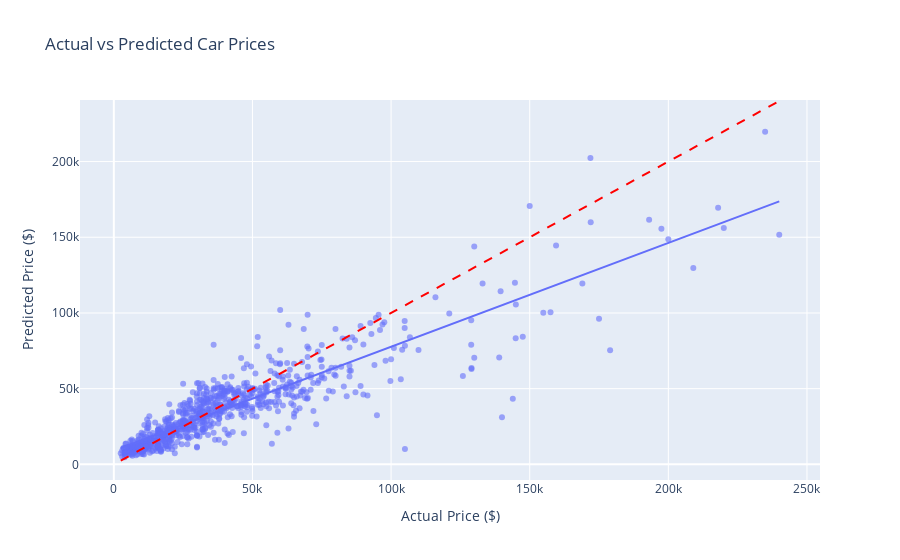

The notebook cell saved with this chart:
### Code cell
import plotly.express as px
import pandas as pd
# Create a DataFrame for comparison
results_df = pd.DataFrame({
    'Actual Price': y_test,
    'Predicted Price': y_pred,
    'Brand': df.loc[y_test.index, 'brand']
})



fig = px.scatter(
    results_df,
    x='Actual Price',
    y='Predicted Price',
    title='Actual vs Predicted Car Prices',
    labels={'Actual Price': 'Actual Price ($)', 'Predicted Price': 'Predicted Price ($)'},
    opacity=0.6,
    trendline="ols",
    hover_name='Brand'
)


fig.add_shape(
    type="line",
    x0=results_df['Actual Price'].min(), y0=results_df['Actual Price'].min(),
    x1=results_df['Actual Price'].max(), y1=results_df['Actual Price'].max(),
    line=dict(color="red", dash="dash"),
    name='Perfect Prediction'
)


fig.show()

### Figure 1 — Plotly figure (JSON) as saved in the notebook; plotly's stock layout.template omitted (floating-point values rounded to 4 significant figures; data arrays with more than 128 entries replaced by an {"elided": "..."} marker saying what was removed)
{"data": [{"hovertemplate": "<b>%{hovertext}</b><br><br>Actual Price ($)=%{x}<br>Predicted Price ($)=%{y}<extra></extra>", "hovertext": {"elided": "792 str values"}, "legendgroup": "", "marker": {"color": "#636efa", "opacity": 0.6, "symbol": "circle"}, "mode": "markers", "name": "", "orientation": "v", "showlegend": false, "type": "scatter", "x": {"elided": "792 int values"}, "xaxis": "x", "y": {"elided": "792 float values"}, "yaxis": "y"}, {"hovertemplate": "<b>OLS trendline</b><br>Predicted Price = 0.685873 * Actual Price + 9085.81<br>R<sup>2</sup>=0.789993<br><br>Actual Price ($)=%{x}<br>Predicted Price ($)=%{y} <b>(trend)</b><extra></extra>", "legendgroup": "", "marker": {"color": "#636efa", "symbol": "circle"}, "mode": "lines", "name": "", "showlegend": false, "type": "scatter", "x": {"elided": "792 int values"}, "xaxis": "x", "y": {"elided": "792 float values"}, "yaxis": "y"}], "layout": {"legend": {"tracegroupgap": 0}, "shapes": [{"line": {"color": "red", "dash": "dash"}, "name": "Perfect Prediction", "type": "line", "x0": 2500, "x1": 240000, "y0": 2500, "y1": 240000}], "title": {"text": "Actual vs Predicted Car Prices"}, "xaxis": {"anchor": "y", "domain": [0, 1], "title": {"text": "Actual Price ($)"}}, "yaxis": {"anchor": "x", "domain": [0, 1], "title": {"text": "Predicted Price ($)"}}}}
